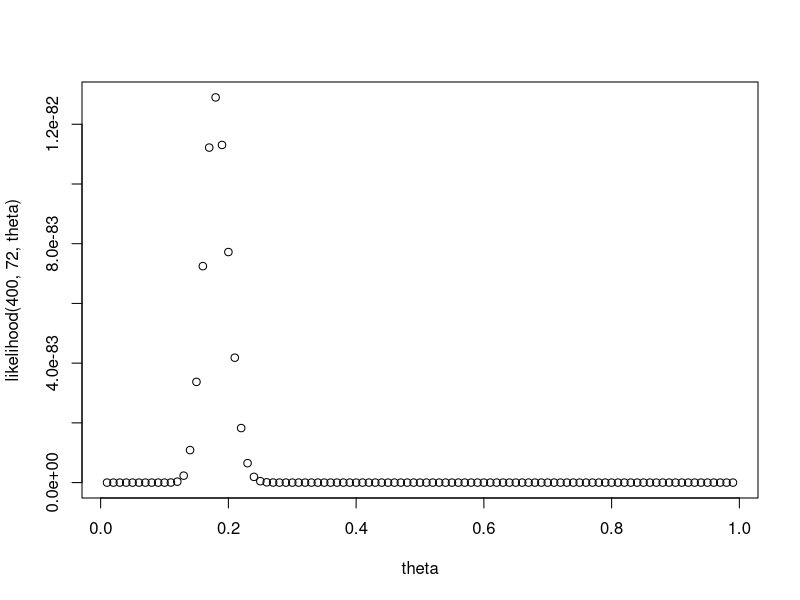
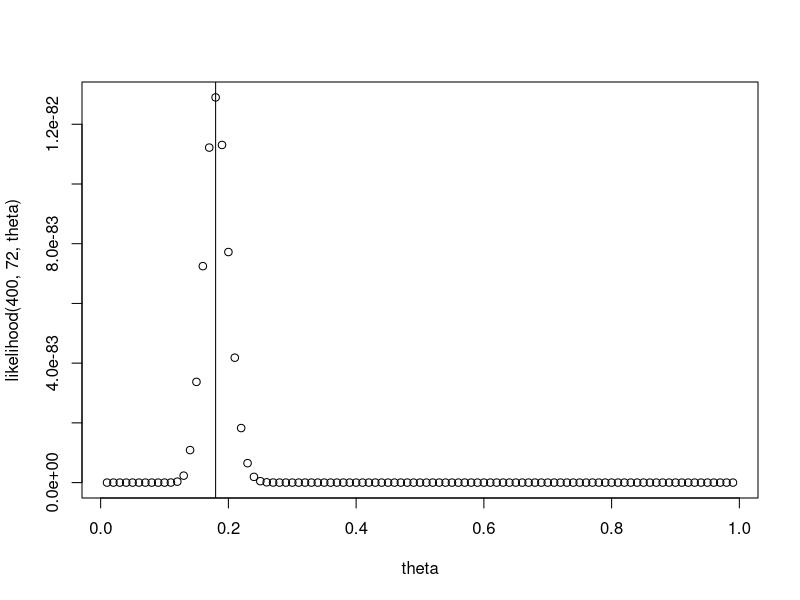
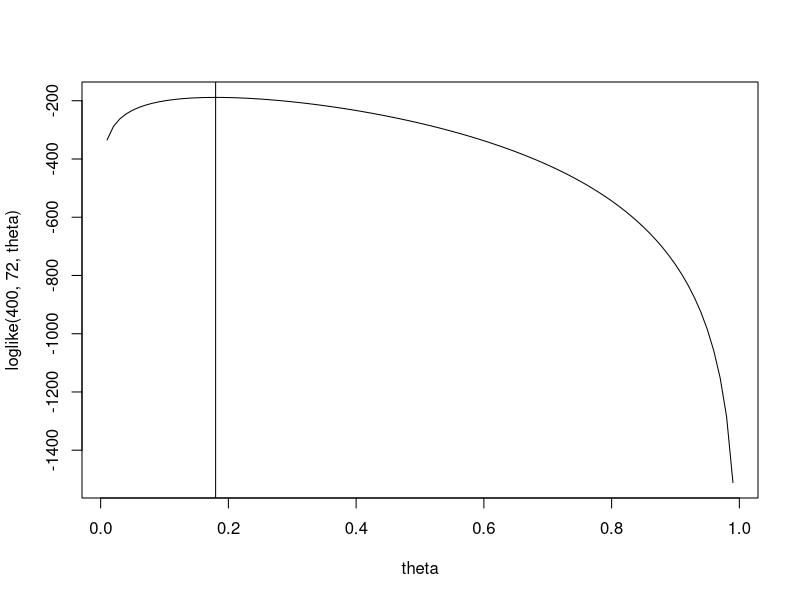

Write R code to recreate these figures, in order.
## ---- chunk 1
knitr::opts_chunk$set(echo = TRUE)
## ---- chunk 2
likelihood <- function(n, y, theta){
  return(theta^y*(1-theta)^(n-y))
}
## ---- chunk 3
theta <- seq(from=0.01, to=0.99, by=0.01)

plot(theta, likelihood(400, 72, theta))
## ---- chunk 4
plot(theta, likelihood(400, 72, theta))
abline(v=.18)
## ---- chunk 5
loglike <- function(n, y, theta){
  return(y*log(theta)+(n-y)*log(1-theta))
}
## ---- chunk 6
plot(theta, loglike(400, 72, theta), type='l')
abline(v=.18)
